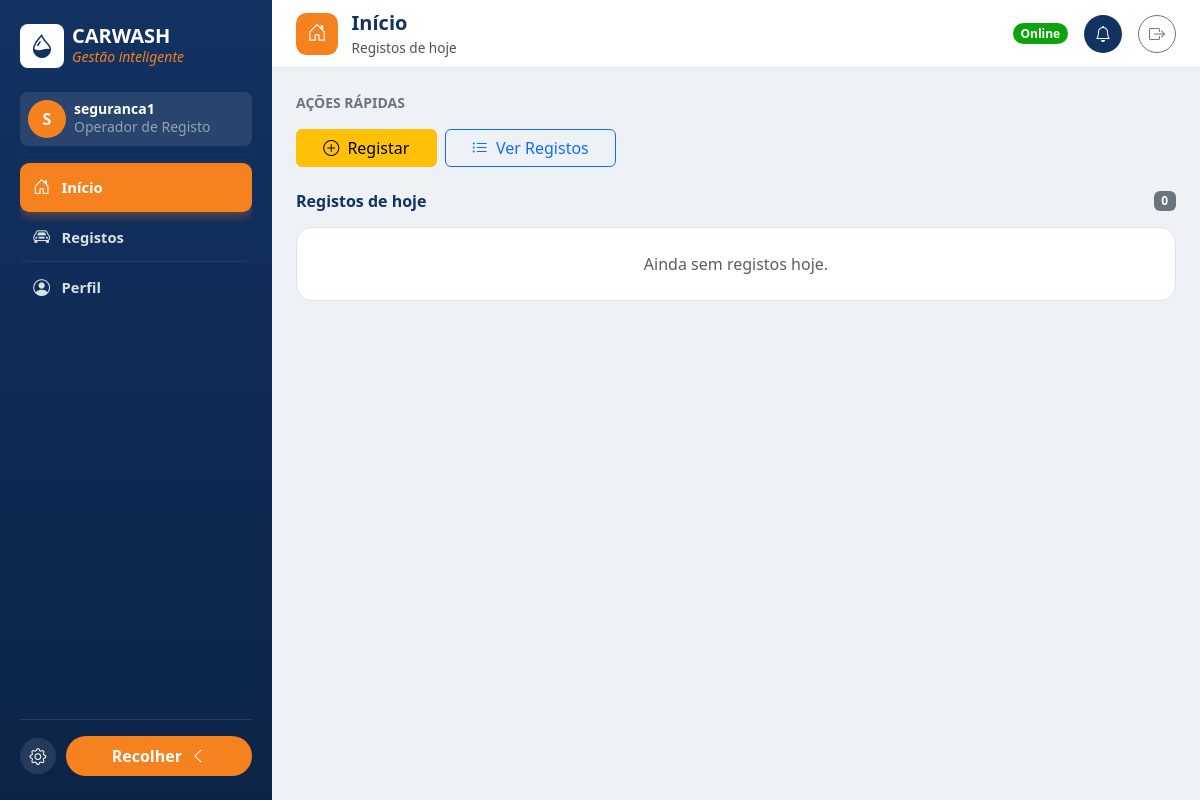
Screenshot of /carros/inicio/ (signed in) with the database file from the repository.
### accounts/models.py (models this page shows)
class User(AbstractUser):
    class Meta:
        permissions = [
            ('view_admin_dashboard', 'Pode ver o dashboard administrativo'),
        ]
    def is_seguranca(self):
        return self.has_perm('vehicles.view_vehicleentry')
    def is_tesoureira(self):
        return self.has_perm('cashbox.view_payment')
    def is_admin_role(self):
        return self.is_superuser or self.has_perm('accounts.view_admin_dashboard')
    @property
    def role_label(self):
        if self.is_admin_role():
            return 'Admin'
        labels = []
        if self.is_seguranca():
            labels.append('Operador de Registo')
        if self.is_tesoureira():
            labels.append('Caixa')
        return ' + '.join(labels) if labels else 'Sem perfil'

### vehicles/views.py (the view)
# urls.py: path('inicio/', views.vehicle_home, name='home'),
@permission_required('vehicles.view_vehicleentry')
def vehicle_home(request):
    today_entries = VehicleEntry.objects.filter(is_trashed=False, created_at__date=timezone.localdate())
    return render(request, 'vehicles/home.html', {
        'today_entries': today_entries,
        'today_count': today_entries.count(),
    })

### templates/vehicles/home.html (shortened to what this page needs)
{% extends 'base.html' %}
{% block page_icon %}<div class="cw-topbar-icon"><i class="bi bi-house-door"></i></div>{% endblock %}
{% block page_title %}Início{% endblock %}
{% block page_subtitle %}Registos de hoje{% endblock %}
{% block content %}
<div class="text-uppercase small fw-bold text-secondary mb-3">Ações rápidas</div>
<div class="d-flex gap-2 mb-4" style="max-width: 320px;">
    <a href="{% url 'vehicles:list' %}?open=create" class="btn btn-warning flex-fill">
        <i class="bi bi-plus-circle me-1"></i> Registar
    </a>
    <a href="{% url 'vehicles:list' %}" class="btn btn-outline-primary flex-fill">
        <i class="bi bi-list-ul me-1"></i> Ver Registos
    </a>
</div>
<div class="d-flex justify-content-between align-items-center mb-3">
    <h6 class="fw-bold mb-0" style="color: var(--cw-navy);">Registos de hoje</h6>
    <span class="badge bg-secondary">{{ today_count }}</span>
</div>
{% if today_entries %}
<div class="row g-3 mb-4">
    {% for entry in today_entries %}
    <div class="col-12 col-md-6 col-lg-4">
        <div class="cw-row-card mb-0 h-100">
            <div class="cw-row-card-header">
                <div>
                    <div class="cw-row-card-title">{{ entry.plate|default:"Sem matrícula" }}</div>
                    <div class="cw-row-card-subtitle">{{ entry.brand }} {{ entry.model }}</div>
                </div>
                <span class="badge {% if entry.status == 'concluido' %}bg-success{% else %}bg-secondary{% endif %}">{{ entry.get_status_display }}</span>
            </div>
            <div class="cw-row-card-grid mb-0">
                <div class="cw-row-card-field">
                    <div class="cw-row-card-label">Serviço</div>
                    <div class="cw-row-card-value">{{ entry.service|default:'-' }}</div>
                </div>
                <div class="cw-row-card-field">
                    <div class="cw-row-card-label">Hora</div>
                    <div class="cw-row-card-value">{{ entry.created_at|date:'H:i' }}</div>
                </div>
            </div>
        </div>
    </div>
    {% endfor %}
</div>
{% else %}
<div class="bg-white border rounded-4 p-4 text-center text-muted mb-4">Ainda sem registos hoje.</div>
{% endif %}
{% endblock %}

### templates/partials/sidebar_content.html (shortened to what this page needs)
{% load static %}
<div class="d-flex align-items-center gap-2 mb-4">
    <div class="bg-white rounded-3 d-flex align-items-center justify-content-center flex-shrink-0" style="width: 44px; height: 44px;"><i class="bi bi-droplet-half text-navy fs-4"></i></div>
    <div class="cw-sidebar-label">
        <div class="fw-bold fs-5 lh-1 text-uppercase">CarWash</div>
        <div class="small text-orange fst-italic">Gestão inteligente</div>
    </div>
</div>
<div class="bg-white bg-opacity-10 rounded-3 p-2 d-flex align-items-center gap-2 mb-2">
    <div class="rounded-circle bg-orange text-white d-flex align-items-center justify-content-center fw-bold flex-shrink-0" style="width: 38px; height: 38px;">{{ user.username|slice:':1'|upper }}</div>
    <div class="min-w-0 cw-sidebar-label">
        <div class="fw-semibold small lh-1">{{ user.get_full_name|default:user.username }}</div>
        <div class="text-white-50 small">{{ user.role_label }}</div>
    </div>
</div>
<hr class="border-white border-opacity-10 my-2">
<nav class="cw-sidebar-nav nav flex-column">
    {% if user.is_seguranca %}
    <a class="nav-link {% if request.resolver_match.url_name == 'home' %}active{% endif %}"
       href="{% url 'vehicles:home' %}"><i class="bi bi-house-door"></i> <span class="cw-sidebar-label">Início</span></a>
    {% endif %}
    {% if user.is_seguranca or user.is_admin_role %}
    <a class="nav-link {% if request.resolver_match.app_name == 'vehicles' and request.resolver_match.url_name != 'trash_list' and request.resolver_match.url_name != 'home' %}active{% endif %}"
       href="{% url 'vehicles:list' %}"><i class="bi bi-car-front"></i> <span class="cw-sidebar-label">Registos</span></a>
    {% endif %}
    <a class="nav-link {% if request.resolver_match.url_name == 'profile' %}active{% endif %}"
       href="{% url 'profile' %}"><i class="bi bi-person-circle"></i> <span class="cw-sidebar-label">Perfil</span></a>
</nav>

### static/css/theme.css (style rules this page uses)
:root { --cw-navy: #123262; --cw-navy-dark: #0c2447; --cw-orange: #f5821f; --cw-orange-dark: #d96c0f; --cw-good: #0ca30c; --cw-warning: #fab219; --cw-serious: #ec835a; --cw-critical: #d03b3b; --cw-muted: #898781; --cw-ink-primary: #0b0b0b; --cw-ink-secondary: #52514e; --cw-sidebar-width: 272px; --cw-topbar-height: 68px; }
.bg-orange { background-color: var(--cw-orange) !important; }
.text-navy { color: var(--cw-navy) !important; }
.text-orange { color: var(--cw-orange) !important; }
body { background-color: #eef1f6; }
.cw-sidebar-nav .nav-link { color: rgba(255, 255, 255, .85); border-radius: .6rem; padding: .7rem .75rem; margin-bottom: .1rem; display: flex; align-items: center; gap: .65rem; font-size: .92rem; font-weight: 600; border-bottom: 1px solid rgba(255, 255, 255, .08); }
.cw-sidebar-nav .nav-link:last-child { border-bottom: none; }
.cw-sidebar-nav .nav-link i { font-size: 1.05rem; width: 1.2rem; text-align: center; }
.cw-sidebar-nav .nav-link.active { background: var(--cw-orange); color: #fff; border-bottom-color: transparent; box-shadow: 0 4px 10px rgba(245, 130, 31, .35); }
.cw-topbar-icon { width: 42px; height: 42px; border-radius: .65rem; background: var(--cw-orange); color: #fff; display: flex; align-items: center; justify-content: center; font-size: 1.2rem; flex-shrink: 0; }

### rows the page displays
User: username "S", get_full_name "seguranca1", role_label "Operador de Registo"

### other values shown
{{ today_count }} "0"
